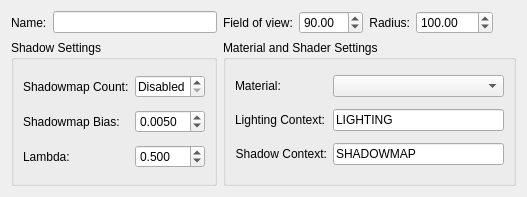
<ui version="4.0" >
 <class>QLightNodePage</class>
 <widget class="QWidget" name="QLightNodePage" >
  <property name="geometry" >
   <rect>
    <x>0</x>
    <y>0</y>
    <width>527</width>
    <height>197</height>
   </rect>
  </property>
  <property name="windowTitle" >
   <string>Form</string>
  </property>
  <layout class="QGridLayout" >
   <item row="0" column="0" >
    <widget class="QLabel" name="label" >
     <property name="text" >
      <string>Name:</string>
     </property>
    </widget>
   </item>
   <item row="0" column="1" >
    <widget class="QLineEdit" name="m_name" />
   </item>
   <item row="0" column="2" >
    <widget class="QLabel" name="label_2" >
     <property name="text" >
      <string>Field of view:</string>
     </property>
    </widget>
   </item>
   <item row="0" column="3" >
    <widget class="QDoubleSpinBox" name="m_fov" >
     <property name="maximum" >
      <double>360.000000000000000</double>
     </property>
     <property name="value" >
      <double>90.000000000000000</double>
     </property>
    </widget>
   </item>
   <item row="0" column="4" >
    <widget class="QLabel" name="label_4" >
     <property name="text" >
      <string>Radius:</string>
     </property>
     <property name="alignment" >
      <set>Qt::AlignRight|Qt::AlignTrailing|Qt::AlignVCenter</set>
     </property>
    </widget>
   </item>
   <item row="0" column="5" >
    <widget class="QDoubleSpinBox" name="m_radius" >
     <property name="maximum" >
      <double>10000.000000000000000</double>
     </property>
     <property name="value" >
      <double>100.000000000000000</double>
     </property>
    </widget>
   </item>
   <item row="0" column="6" >
    <spacer>
     <property name="orientation" >
      <enum>Qt::Horizontal</enum>
     </property>
     <property name="sizeHint" >
      <size>
       <width>31</width>
       <height>20</height>
      </size>
     </property>
    </spacer>
   </item>
   <item row="1" column="0" colspan="2" >
    <widget class="QGroupBox" name="groupBox" >
     <property name="title" >
      <string>Shadow Settings</string>
     </property>
     <layout class="QGridLayout" >
      <item row="0" column="0" >
       <widget class="QLabel" name="label_3" >
        <property name="text" >
         <string>Shadowmap Count:</string>
        </property>
       </widget>
      </item>
      <item row="0" column="1" >
       <widget class="QSpinBox" name="m_slices" >
        <property name="minimumSize" >
         <size>
          <width>70</width>
          <height>0</height>
         </size>
        </property>
        <property name="specialValueText" >
         <string>Disabled</string>
        </property>
        <property name="minimum" >
         <number>0</number>
        </property>
        <property name="maximum" >
         <number>4</number>
        </property>
        <property name="value" >
         <number>0</number>
        </property>
       </widget>
      </item>
      <item row="1" column="0" >
       <widget class="QLabel" name="label_5" >
        <property name="text" >
         <string>Shadowmap Bias:</string>
        </property>
       </widget>
      </item>
      <item row="1" column="1" >
       <widget class="QDoubleSpinBox" name="m_shadowMapBias" >
        <property name="decimals" >
         <number>4</number>
        </property>
        <property name="maximum" >
         <double>5.000000000000000</double>
        </property>
        <property name="singleStep" >
         <double>0.010000000000000</double>
        </property>
        <property name="value" >
         <double>0.005000000000000</double>
        </property>
       </widget>
      </item>
      <item row="2" column="0" >
       <widget class="QLabel" name="label_9" >
        <property name="text" >
         <string>Lambda:</string>
        </property>
       </widget>
      </item>
      <item row="2" column="1" >
       <widget class="QDoubleSpinBox" name="m_lambda" >
        <property name="decimals" >
         <number>3</number>
        </property>
        <property name="maximum" >
         <double>1.000000000000000</double>
        </property>
        <property name="singleStep" >
         <double>0.010000000000000</double>
        </property>
        <property name="value" >
         <double>0.500000000000000</double>
        </property>
       </widget>
      </item>
     </layout>
    </widget>
   </item>
   <item row="1" column="2" colspan="5" >
    <widget class="QGroupBox" name="groupBox_2" >
     <property name="title" >
      <string>Material and Shader Settings</string>
     </property>
     <layout class="QGridLayout" >
      <item row="0" column="0" >
       <widget class="QLabel" name="label_6" >
        <property name="text" >
         <string>Material:</string>
        </property>
       </widget>
      </item>
      <item row="0" column="1" >
       <widget class="MaterialComboBox" name="m_material" >
        <property name="sizePolicy" >
         <sizepolicy vsizetype="Fixed" hsizetype="Expanding" >
          <horstretch>0</horstretch>
          <verstretch>0</verstretch>
         </sizepolicy>
        </property>
       </widget>
      </item>
      <item row="1" column="0" >
       <widget class="QLabel" name="label_7" >
        <property name="text" >
         <string>Lighting Context:</string>
        </property>
       </widget>
      </item>
      <item row="1" column="1" >
       <widget class="QLineEdit" name="m_lightContext" >
        <property name="text" >
         <string>LIGHTING</string>
        </property>
       </widget>
      </item>
      <item row="2" column="0" >
       <widget class="QLabel" name="label_8" >
        <property name="text" >
         <string>Shadow Context:</string>
        </property>
        <property name="alignment" >
         <set>Qt::AlignRight|Qt::AlignTrailing|Qt::AlignVCenter</set>
        </property>
       </widget>
      </item>
      <item row="2" column="1" >
       <widget class="QLineEdit" name="m_shadowContext" >
        <property name="text" >
         <string>SHADOWMAP</string>
        </property>
       </widget>
      </item>
     </layout>
    </widget>
   </item>
  </layout>
 </widget>
 <customwidgets>
  <customwidget>
   <class>MaterialComboBox</class>
   <extends>QComboBox</extends>
   <header>MaterialComboBox.h</header>
  </customwidget>
 </customwidgets>
 <resources/>
 <connections/>
</ui>
